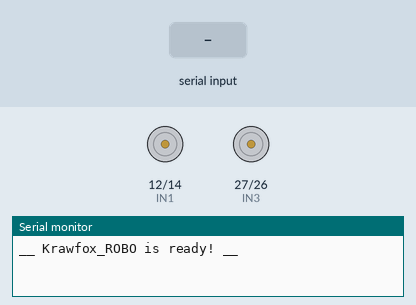
Recording of a program running on a simulated ESP32. Shown: motor-driver pin pairs drawn as motors (green arrow = first pin HIGH = forward, orange = second pin HIGH = backward, longer = more drive, scaled by the enable pin), the last lines printed to the serial monitor. Inputs (shaded band) come from the test bench. Nothing arrives over Bluetooth unless stated.

Above: at 1.2 s.
1.3 s: "F" received over the second serial link
At 1.8 s:
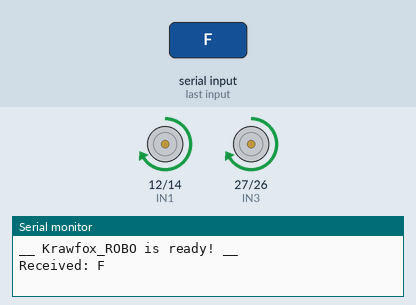
2.8 s: "B" received over the second serial link
At 4.0 s:
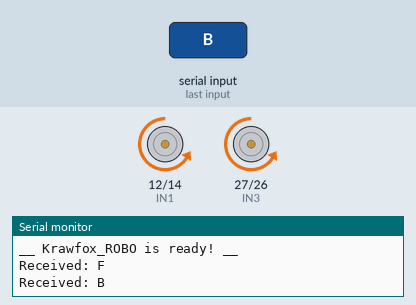
4.3 s: "L" received over the second serial link
At 5.3 s:
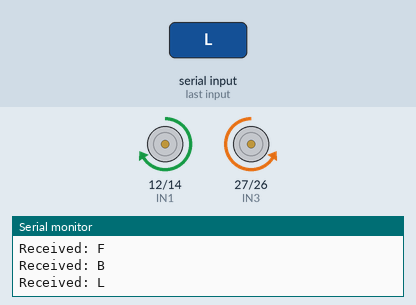
5.8 s: "R" received over the second serial link
At 6.4 s:
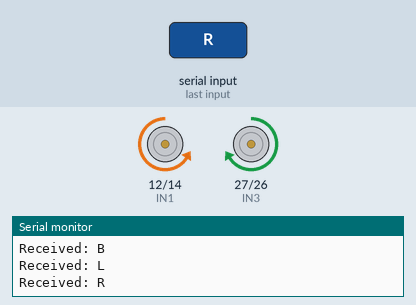
7.3 s: "0" received over the second serial link
At 8.5 s:
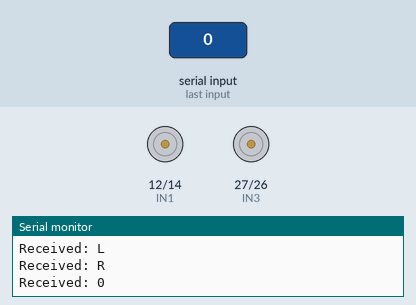
8.8 s: "S" received over the second serial link
Timing chart, 0 to 11.3 s (numbered marks = the images above; inputs shaded):
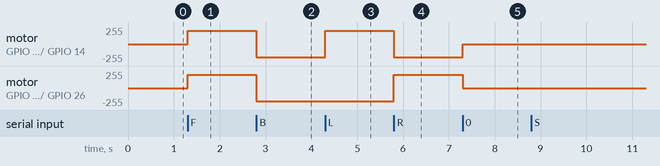

The program:

main.cpp
```cpp
#include <Arduino.h>
#include "BluetoothSerial.h"

BluetoothSerial SerialBT;

// Motor Pins
#define ENA 13
#define IN1 12
#define IN2 14

#define ENB 15
#define IN3 27
#define IN4 26

// PWM Configuration
const uint8_t PWM_CH_A = 0;
const uint8_t PWM_CH_B = 1;
const uint16_t PWM_FREQ = 1000;
const uint8_t PWM_RES = 8;

int speedValue = 200;

void stopMotor();
void forward();
void backward();
void left();
void right();

void setup() {
  Serial.begin(115200);

  SerialBT.begin("Arkbot");


  pinMode(IN1, OUTPUT);
  pinMode(IN2, OUTPUT);
  pinMode(IN3, OUTPUT);
  pinMode(IN4, OUTPUT);

  ledcSetup(PWM_CH_A, PWM_FREQ, PWM_RES);
  ledcAttachPin(ENA, PWM_CH_A);

  ledcSetup(PWM_CH_B, PWM_FREQ, PWM_RES);
  ledcAttachPin(ENB, PWM_CH_B);

  ledcWrite(PWM_CH_A, speedValue);
  ledcWrite(PWM_CH_B, speedValue);

  stopMotor();

  Serial.println("__ Krawfox_ROBO is ready! __");
}

void loop() {

  if (SerialBT.available()) {

    char cmd = SerialBT.read();

    Serial.print("Received: ");
    Serial.println(cmd);

    switch (cmd) {

      case 'F':
        forward();
        break;

      case 'B':
        backward();
        break;

      case 'L':
        right();
        break;

      case 'R':
        left();
        break;

      case 'S':
        stopMotor();
        break;

      case '0': speedValue = 0; break;
      case '1': speedValue = 25; break;
      case '2': speedValue = 50; break;
      case '3': speedValue = 75; break;
      case '4': speedValue = 100; break;
      case '5': speedValue = 125; break;
      case '6': speedValue = 150; break;
      case '7': speedValue = 175; break;
      case '8': speedValue = 200; break;
      case '9': speedValue = 225; break;
      case 'q': speedValue = 255; break;
    }

    ledcWrite(PWM_CH_A, speedValue);
    ledcWrite(PWM_CH_B, speedValue);
  }
}

void forward() {
  digitalWrite(IN1, HIGH);
  digitalWrite(IN2, LOW);

  digitalWrite(IN3, HIGH);
  digitalWrite(IN4, LOW);
}

void backward() {
  digitalWrite(IN1, LOW);
  digitalWrite(IN2, HIGH);

  digitalWrite(IN3, LOW);
  digitalWrite(IN4, HIGH);
}

void left() {
  // Left motor backward
  digitalWrite(IN1, LOW);
  digitalWrite(IN2, HIGH);

  // Right motor forward
  digitalWrite(IN3, HIGH);
  digitalWrite(IN4, LOW);
}

void right() {
  // Left motor forward
  digitalWrite(IN1, HIGH);
  digitalWrite(IN2, LOW);

  // Right motor backward
  digitalWrite(IN3, LOW);
  digitalWrite(IN4, HIGH);
}

void stopMotor() {
  digitalWrite(IN1, LOW);
  digitalWrite(IN2, LOW);

  digitalWrite(IN3, LOW);
  digitalWrite(IN4, LOW);
}
```

Measured:
- after the input at 1.3 s, motor on GPIO 12 (IN1) / GPIO 14 (IN2), motor on GPIO 27 (IN3) / GPIO 26 (IN4): stopped → forward 199/255 at once
- after the input at 2.8 s, motor on GPIO 12 (IN1) / GPIO 14 (IN2), motor on GPIO 27 (IN3) / GPIO 26 (IN4): forward 199/255 → backward 199/255 at once
- after the input at 4.3 s, motor on GPIO 12 (IN1) / GPIO 14 (IN2): backward 199/255 → forward 199/255 at once
- after the input at 5.8 s, motor on GPIO 12 (IN1) / GPIO 14 (IN2): forward 199/255 → backward 199/255 at once; motor on GPIO 27 (IN3) / GPIO 26 (IN4): backward 199/255 → forward 199/255 at once
- after the input at 7.3 s, motor on GPIO 12 (IN1) / GPIO 14 (IN2): backward 199/255 → stopped at once; motor on GPIO 27 (IN3) / GPIO 26 (IN4): forward 199/255 → stopped at once
